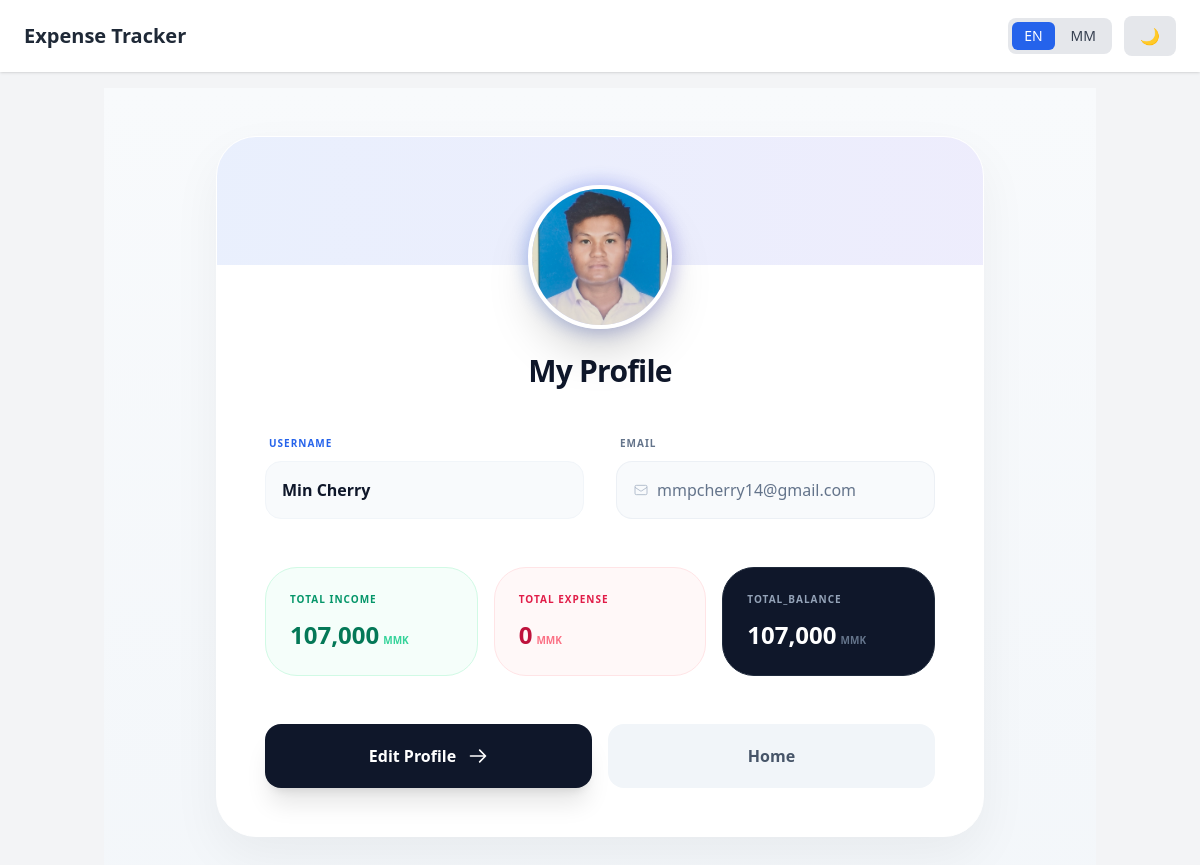
The app's page /profile (signed in) with its own data.
### tables this page shows
CREATE TABLE users(
        id INTEGER PRIMARY KEY AUTOINCREMENT,
        username TEXT UNIQUE NOT NULL,
        email TEXT UNIQUE NOT NULL,
        password TEXT NOT NULL,
        avatar TEXT
        
    );

### app.py (the view)
@app.route("/profile", methods=["GET", "POST"])
def profile():
    if "user_id" not in session:
        return redirect(url_for("login"))
    user_id = session["user_id"]
    conn = sqlite3.connect(DB_NAME)
    conn.row_factory = sqlite3.Row
    cursor = conn.cursor()
    cursor.execute("SELECT username, email, avatar FROM users WHERE id=?", (user_id,))
    user = cursor.fetchone()
    if not user:
        conn.close()
        flash("User not found!", "danger")
        return redirect(url_for("dashboard"))
    cursor.execute("SELECT SUM(amount) as total_income FROM income WHERE user_id=?", (user_id,))
    total_income_row = cursor.fetchone()
    total_income = total_income_row["total_income"] if total_income_row["total_income"] else 0
    cursor.execute("SELECT SUM(amount) as total_expense FROM expenses WHERE user_id=?", (user_id,))
    total_expense_row = cursor.fetchone()
    total_expense = total_expense_row["total_expense"] if total_expense_row["total_expense"] else 0
    balance = total_income - total_expense
    conn.close()
    return render_template(
        "profile.html",
        user=user,
        total_income=total_income,
        total_expense=total_expense,
        balance=balance
    )

### app.py (called while the page is built, shortened)
def t(key, is_user_data=False):
    lang = session.get('language', 'en')
    translated = LANGUAGES.get(lang, LANGUAGES['en']).get(key)
    if translated:
        return translated
    if lang == 'mm' and key:
        try:
            return translator.translate(key, dest='my').text
        except:
            return key
    return key

@app.context_processor
def inject_translate():
    return dict(t=t)

### templates/profile.html (shortened to what this page needs)
{% extends "base.html" %}
{% block content %}
{% set is_mm = (request.cookies.get('language') == 'mm') or (session.get('language') == 'mm') %}
<div class="min-h-screen py-12 px-4 bg-gradient-to-b from-slate-50 to-slate-100 dark:from-slate-950 dark:to-slate-900">
    <div class="max-w-3xl mx-auto">
        <div class="relative overflow-hidden bg-white dark:bg-slate-900 rounded-[2.5rem] shadow-[0_20px_50px_rgba(0,0,0,0.05)] border border-white dark:border-slate-800">
            <div class="relative p-8 md:p-12">
                <div class="flex flex-col items-center mb-10">
                    <div class="relative group mb-6">
                        {% if user[2] %}
                        <img src="{{ url_for('static', filename='uploads/' + user[2]) }}"
                             class="relative w-36 h-36 rounded-full border-4 border-white dark:border-slate-800 object-cover shadow-2xl transition-transform duration-500 group-hover:scale-105" />
                        {% else %}
                        <div class="relative w-36 h-36 rounded-full bg-slate-100 dark:bg-slate-800 flex items-center justify-center border-4 border-white dark:border-slate-800 shadow-xl">
                            <span class="text-4xl font-black text-slate-300">{{ user[0][0]|upper }}</span>
                        </div>
                        {% endif %}
                    </div>
                    <h1 class="text-3xl font-black text-slate-900 dark:text-white tracking-tight text-center">
                        {{ t("user_profile") }}
                    </h1>
                </div>
                <div class="grid grid-cols-1 md:grid-cols-2 gap-8 mb-12">
                    <div class="space-y-2">
                        <label class="text-[10px] font-black text-blue-600 dark:text-blue-400 uppercase tracking-widest ml-1">
                            {{ t("username") }}
                        </label>
                        <div class="w-full bg-slate-50 dark:bg-slate-800/50 border border-slate-100 dark:border-slate-700/50 p-4 rounded-2xl">
                            <span class="text-slate-900 dark:text-slate-100 font-bold">{{ user[0] }}</span>
                        </div>
                    </div>
                    <div class="space-y-2">
                        <label class="text-[10px] font-black text-slate-500 uppercase tracking-widest ml-1">
                            {{ t("email") }}
                        </label>
                        <div class="w-full bg-slate-100/50 dark:bg-slate-800/30 border border-slate-200/50 p-4 rounded-2xl flex items-center gap-2">
                            <svg class="w-4 h-4 text-slate-400" fill="none" stroke="currentColor" viewBox="0 0 24 24"><path d="M3 8l7.89 5.26a2 2 0 002.22 0L21 8M5 19h14a2 2 0 002-2V7a2 2 0 00-2-2H5a2 2 0 00-2 2v10a2 2 0 002 2z"/></svg>
                            <span class="text-slate-500 font-medium truncate">{{ user[1] }}</span>
                        </div>
                    </div>
                </div>
                <div class="grid grid-cols-1 sm:grid-cols-3 gap-4 mb-12">
                    <div class="group bg-emerald-50/50 dark:bg-emerald-900/10 p-6 rounded-[2rem] border border-emerald-100 dark:border-emerald-800/30 transition-all hover:shadow-lg">
                        <span class="block text-[10px] font-black text-emerald-600 dark:text-emerald-400 uppercase tracking-widest mb-3">{{ t("total_income") }}</span>
                        <div class="flex items-baseline gap-1">
                            <span class="text-2xl font-black text-emerald-700 dark:text-emerald-300">{{ "{:,.0f}".format(total_income | default(0)) }}</span>
                            <span class="text-[10px] font-bold text-emerald-400">MMK</span>
                        </div>
                    </div>
                    <div class="group bg-rose-50/50 dark:bg-rose-900/10 p-6 rounded-[2rem] border border-rose-100 dark:border-rose-800/30 transition-all hover:shadow-lg">
                        <span class="block text-[10px] font-black text-rose-600 dark:text-rose-400 uppercase tracking-widest mb-3">{{ t("total_expense") }}</span>
                        <div class="flex items-baseline gap-1">
                            <span class="text-2xl font-black text-rose-700 dark:text-rose-300">{{ "{:,.0f}".format(total_expense | default(0)) }}</span>
                            <span class="text-[10px] font-bold text-rose-400">MMK</span>
                        </div>
                    </div>
                    <div class="group bg-slate-900 dark:bg-slate-800 p-6 rounded-[2rem] border border-slate-800 transition-all hover:shadow-xl hover:shadow-slate-200 dark:hover:shadow-none">
                        <span class="block text-[10px] font-black text-slate-400 uppercase tracking-widest mb-3">{{ t("total_balance") }}</span>
                        <div class="flex items-baseline gap-1">
                            <span class="text-2xl font-black text-white">{{ "{:,.0f}".format(balance | default(0)) }}</span>
                            <span class="text-[10px] font-bold text-slate-500">MMK</span>
                        </div>
                    </div>
                </div>
                <div class="flex flex-col sm:flex-row gap-4">
                    <a href="{{ url_for('edit_profile') }}"
                       class="flex-1 group relative flex items-center justify-center gap-3 bg-slate-900 dark:bg-blue-600 text-white py-5 rounded-2xl font-black shadow-xl hover:bg-blue-600 dark:hover:bg-blue-500 transition-all duration-300 active:scale-95">
                        <span>{{ t("edit_profile") }}</span>
                        <svg class="w-5 h-5 transition-transform group-hover:translate-x-1" fill="none" stroke="currentColor" viewBox="0 0 24 24"><path stroke-linecap="round" stroke-linejoin="round" stroke-width="2" d="M14 5l7 7m0 0l-7 7m7-7H3"/></svg>
                    </a>
                    <a href="{{ url_for('dashboard') }}"
                       class="flex-1 flex items-center justify-center bg-slate-100 dark:bg-slate-800 text-slate-600 dark:text-slate-400 py-5 rounded-2xl font-bold hover:bg-slate-200 dark:hover:bg-slate-700 transition-all active:scale-95">
                        {{ t("cancel_edit") }}
                    </a>
                </div>
            </div>
        </div>
    </div>
</div>
{% endblock %}

### records on screen
users: avatar (picture), username "Min Cherry", email "mmpcherry14@gmail.com"

### other values on screen
{{ t("app_title") }} "Expense Tracker"
{{ t("user_profile") }} "My Profile"
{{ t("username") }} "USERNAME"
{{ t("email") }} "EMAIL"
{{ t("total_income") }} "TOTAL INCOME"
{{ "{:,.0f}".format(total_income | default(0)) }} "107,000"
{{ t("total_expense") }} "TOTAL EXPENSE"
{{ "{:,.0f}".format(total_expense | default(0)) }} "0"
{{ t("total_balance") }} "TOTAL_BALANCE"
{{ "{:,.0f}".format(balance | default(0)) }} "107,000"
{{ t("edit_profile") }} "Edit Profile"
{{ t("cancel_edit") }} "Home"
